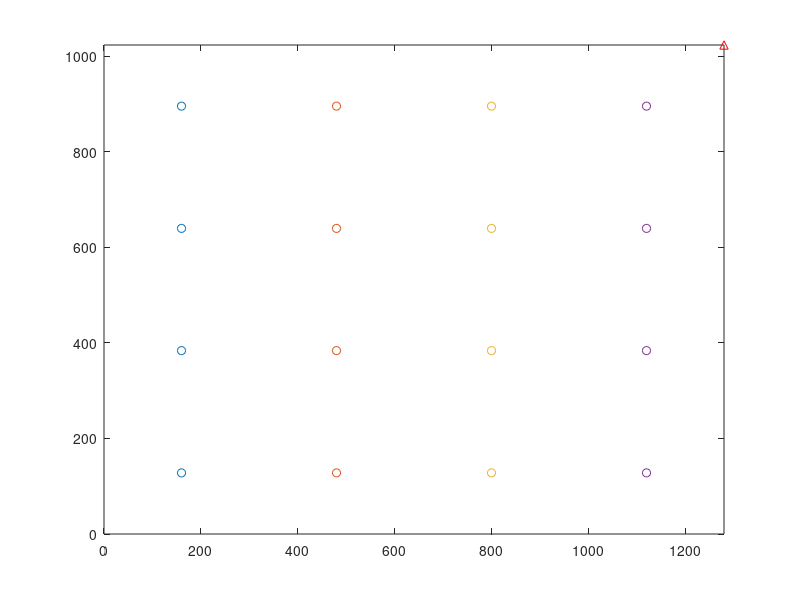

Write the MATLAB code that produced this figure.
%This is a a long series of experiments that will extract tuning curves for
% H1's response to angle and velocity from visual stimuli systematically
% presented to different areas of the fly's field of view.
%
% This depends heavily on the psychophysics toolbox
% http://psychtoolbox.org/HomePage
%
% Note: Stimulus will be applied to the fly's left eye
%
% Andrew Leifer
% leifer@princeton.edu



%Parameters

DEBUG=true;

screenWidth = 1280;
screenHeight=1024;

%Stim duration (in seconds)
stimDuration=10;
pauseDuration=10;

%Number of repetations per unique stimuli
numReps=1;

%How Many Locations (square root of?)
sqrtNumSquares=4;

%Velocity stimuli space
velBounds=[0 10];
velNumSteps=15;

%Angle stimuli space
thetaPoints=[180 185 175 190 170  270 90 315 45 0];


%Chose theta for the velocity tuning curve
thetaBase=180;

%Chose velocity for theta tuning curve
velBase=5;

%%%%%%%%%%%%%%
%%%%%%%%%%%%%% Code
%%%%%%%%%%%%%%

numSquares=sqrtNumSquares^2;

%Breakout the stimuli space
thetaNumSteps=length(thetaPoints);
velPoints=linspace(velBounds(1),velBounds(2),velNumSteps);

%Calculate the number of unique stimuli
% (Note here are assumption is that we will explore angle dependence at a
% constat velocity, and velocity dependence at a constant angle)

numStimuli=(thetaNumSteps+ velNumSteps)*numSquares;
totalStimDuration=stimDuration.*numStimuli*numReps;
totalExpDuration=(stimDuration+pauseDuration).*numStimuli*numReps;
disp(['Stimuli presentation should take ' num2str(totalStimDuration/60)...
    ' minutes. (' num2str(totalStimDuration/60/60)  'hours )']);
disp(['Entire experiment (including pauses) should take ' num2str(totalExpDuration/60)...
    ' minutes. (' num2str(totalExpDuration/60/60)  'hours )']);



%Find the center's of a checkerboard numSquares by numSquares 
n=(1:2:(sqrtNumSquares*2)); %Don't know why this works, but it does.
xcntrs=repmat(n.* screenWidth./(2*length(n)),...
    [sqrtNumSquares 1]);
ycntrs=repmat([n.* screenHeight./(2*length(n))]',...
    [1 sqrtNumSquares]);
if DEBUG
    figure;
        plot(screenWidth,screenHeight,'^r');
    hold on;
    plot(xcntrs,ycntrs,'o');
    xlim([0 screenWidth])
    ylim([0 screenHeight])
end



%Define a matrix for all unique stimuli in an arbitrary order
% Each column will correspond to a parameter for the stimuli
% Each row will be a unique stimuli

M=[];

%Generate velocity tuning curve stimuli (theta is constant)


for k=1:numSquares
    
end


